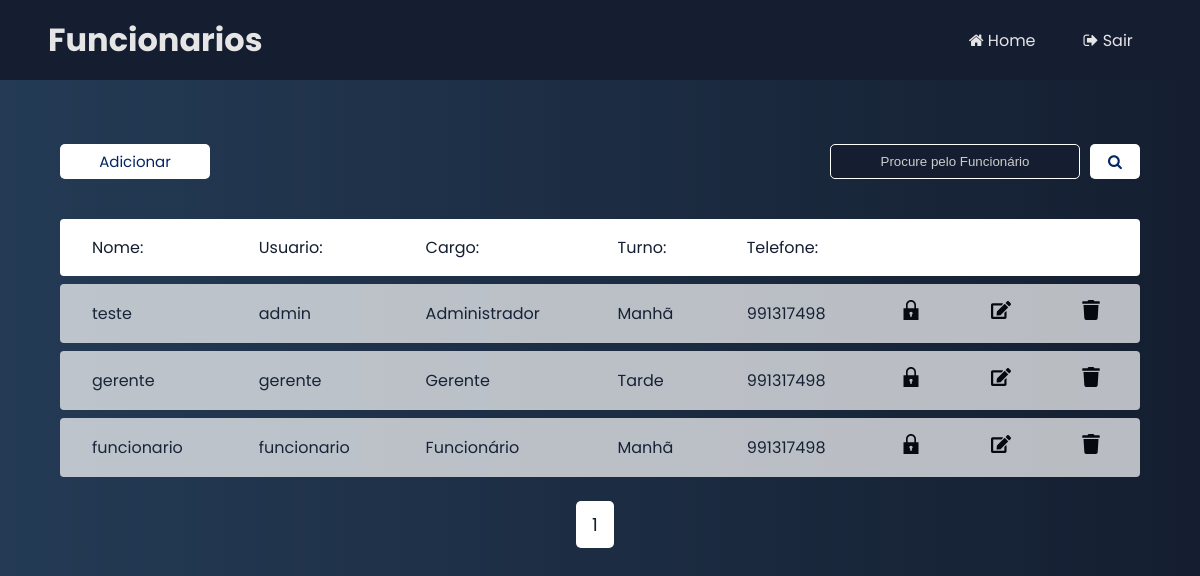
Screenshot of /funcionarios.php (signed in) with the database file from the repository.
### tables this page shows
CREATE TABLE `funcionarios` (
  `id` int(11) NOT NULL,
  `nome` varchar(30) NOT NULL,
  `cargo` int(11) NOT NULL,
  `turno` varchar(20) NOT NULL,
  `telefone` int(20) NOT NULL
);

### CLASSES/usuarios.php (called while the page is built, shortened)
<?php
Class Usuario{
    public function mostraFuncionarios($pagina,$itens_por_pagina){
        global $pdo;
        $sql = "SELECT * FROM funcionarios INNER JOIN login on funcionarios.id = login.id
        ORDER BY funcionarios.id LIMIT $pagina,$itens_por_pagina";
        $sql = $pdo->prepare($sql);
        $sql->execute();
        $funcionarios = $sql->fetchAll(PDO::FETCH_ASSOC);
        return $funcionarios;
    }
    public function paginacao($itens_por_pagina){
        global $pdo;
        $sql = "SELECT COUNT(id) FROM funcionarios";
        $sql = $pdo->prepare($sql);
        $sql->execute();
        $row = $sql->fetch();
        $numrecords = $row[0];
        $numlinks = ceil($numrecords/$itens_por_pagina);
        return $numlinks;
    }
}
?>

### funcionarios.php (the view, shortened to what this page needs)
<?php
    if(!isset($_SESSION['id_user'])){
        header("location: index.php");
        exit;
    } else if ($_SESSION['rol'] == 0){
    require_once 'CLASSES/usuarios.php';
    $u = new Usuario;
    $u->conectar("tcc","localhost","root","");
?>
<!DOCTYPE html>
<html lang="en">
<head>
    <link rel="stylesheet" href="https://cdnjs.cloudflare.com/ajax/libs/font-awesome/4.7.0/css/font-awesome.min.css">
    <link rel="stylesheet" href="CSS/styleListaFuncionarios.css">
</head>
<body>
    <header>
        <h1>Funcionarios</h1>
        <div class="headericons">
            <a href="homePage.php"><i class="fa fa-home" aria-hidden="true"></i> Home</a>
            <a href="sair.php"><i class="fa fa-sign-out" aria-hidden="true"></i> Sair</a>
        </div>
    </header>
    <div class="barratarefas">
        <a href="adicionaFuncionario.php">Adicionar</a>
    </div>
    <div class="filt-right">
        <form method="POST" class="form">
                <div class="searchbar">
                    <input name="busca" placeholder="Procure pelo Funcionário">
                </div>
                <button type="submit" name="pesq"><i class="fa fa-search" aria-hidden="true"></i></button>
        </form>
    </div>
    <div class="container">
        <?php
            $itens_por_pagina = 6;
            $numlinks = $u->paginacao($itens_por_pagina);
            $pagina = (isset($_GET['start'])) ? $_GET['start'] : 0;
            if (!$pagina) $pagina = 0;
            $start = $pagina * $itens_por_pagina;
            if (isset($_POST['pesq'])) {
                $busca = addslashes($_POST['busca']);
                if(!empty($_POST['busca'])){
                    $funcionarios = $u->mostraPesquisa($busca);
                } else {
                    $funcionarios = $u->mostraFuncionarios($start,$itens_por_pagina);
                }
            } else {
                $funcionarios = $u->mostraFuncionarios($start,$itens_por_pagina);
            }
        ?>
        <table id="data-table">
            <thead>
                <tr>
                        <th>Nome:</th>
                        <th>Usuario:</th>
                        <th>Cargo:</th>
                        <th>Turno:</th>
                        <th>Telefone:</th>
                        <th></th>
                        <th></th>
                        <th></th>
                </tr>
            </thead>
            <?php
                foreach ($funcionarios as $f){
            ?>
                <tr>
                    <td><?= $f['nome'] ?></td>
                    <td><?= $f['user'] ?></td>
                    <td>
                    <?php if($f['cargo'] == 0){
                            echo "Administrador";
                          } else if ($f['cargo'] == 1){
                            echo "Gerente";
                          } else {
                            echo "Funcionário";
                          }
                    ?>
                    </td>
                    <td><?= $f['turno'] ?></td>
                    <td><?= $f['telefone'] ?></td>
                    <td>
                        <a href='trocarSenha.php?id=<?= $f['id'] ?>' onclick="return confirmation()" class='change' id='<?= $f['id'] ?>'>
                            <img src="./images/lock.svg" alt="editarsenha">
                        </a>
                    </td>
                    <td>
                        <a href='editarFuncionario.php?id=<?= $f['id'] ?>'>
                            <img src="./images/edit.svg" alt="editar">
                        </a>
                    </td>
                    <td>
                        <a href='excluirFuncionario.php?id=<?= $f['id'] ?>'>
                            <img src="./images/remove.svg" alt="remover">
                        </a>
                    </td>
                </tr>
                <?php } ?>
        </table>
    </div>
    <?php if (!isset($_POST['pesq'])){ ?>
    <div class="paginacao">
        <?php
            for($i=0;$i<$numlinks;$i++){
                $y = $i+1;
                $class = ' ';
                if ($pagina == $i){
                    $class = 'active';
                }
                echo "<a href='funcionarios.php?start=".$i."' class='pag ".$class."'>$y</a>";
            }
        ?>
    </div>
                <?php
            }
        ?>
</body>
</html>
<?php
} else {
    header("location: homePage.php");
    exit;
} ?>

### CSS/styleListaFuncionarios.css (style rules this page uses)
* { margin: 0; padding: 0; box-sizing: border-box; }
a { text-decoration: none; }
body { font-family: Poppins; background: #141e30; background: -webkit-linear-gradient(to left, #141e30, #243b55); background: linear-gradient(to left, #141e30, #243b55); }
header { font-family: Poppins; display: flex; align-items: center; justify-content: space-between; background-color: #141e30; width: 100%; height: 5rem; }
header h1 { margin-left: 3rem; color: #e5e5e5; }
.headericons { display: flex; flex-direction: row; justify-content: right; align-items: right; margin-right: 4.2rem; }
header a { margin-left: 3rem; text-decoration: none; color: #e5e5e5; }
.filt-right { display: flex; float: right; margin-right: 5%; }
.form { display: flex; margin-top: 4rem; }
.barratarefas { display: flex; position: absolute; margin-top: 4rem; margin-left: 5%; }
.barratarefas a { display: flex; justify-content: center; align-items: center; width: 150px; height: 35px; background-color: white; border-radius: 5px; color: #042563; font: 15px Poppins; }
.searchbar input { background: #141e30; width: 250px; height: 35px; border: solid 0.5px white; border-radius: 5px; outline: none; color: rgb(255, 255, 255) !important; text-align: center; margin-right: 10px; transition: 0.3s; }
.searchbar input::placeholder { color: #cccccc; }
button { border: none; outline: none; width: 50px; height: 35px; background: rgb(255, 255, 255); border-radius: 5px; font: bold 15px Poppins; color: #042563; cursor: pointer; }
.container { width: 90%; display: flex; margin: auto; }
#data-table { width: 100%; border-spacing: 0 0.5rem; margin-top: 2rem; color: #141e30; }
table thead tr th:first-child, table tbody tr td:first-child { border-radius: 0.25rem 0 0 0.25rem; }
table thead tr th:last-child, table tbody tr td:last-child { border-radius: 0 0.25rem 0.25rem 0; }
table thead th { background: white; font-weight: normal; padding: 1rem 2rem; text-align: left; }
table tbody td { background: white; padding: 1rem 2rem; }
table tbody tr { opacity: 0.7; }
tbody tr td img { width: 20px; height: 20px; color: #141e30; }
.paginacao { display: flex; justify-content: center; align-items: center }
.pag { display: inline-flex; border-radius: 5px; padding: 10px 16px; margin-top: 1rem; margin-right: 10px; font: 18px Poppins; color: #141e30; background-color: white; opacity: 0.7; }
.pag.active { opacity: 1; }

### rows the page displays
funcionarios: nome "teste", login.user "admin", cargo "Administrador", turno "Manhã", telefone "991317498"
funcionarios: nome "gerente", login.user "gerente", cargo "Gerente", turno "Tarde", telefone "991317498"
funcionarios: nome "funcionario", login.user "funcionario", cargo "Funcionário", turno "Manhã", telefone "991317498"

### other values shown
$y "1"
